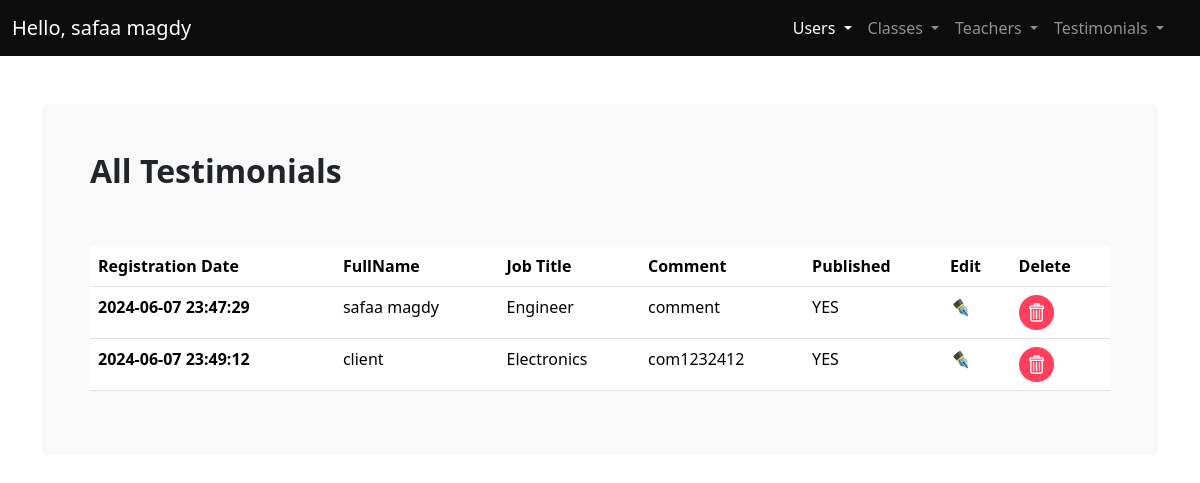
The app's page /admin/testimonials.php (signed in), older data.
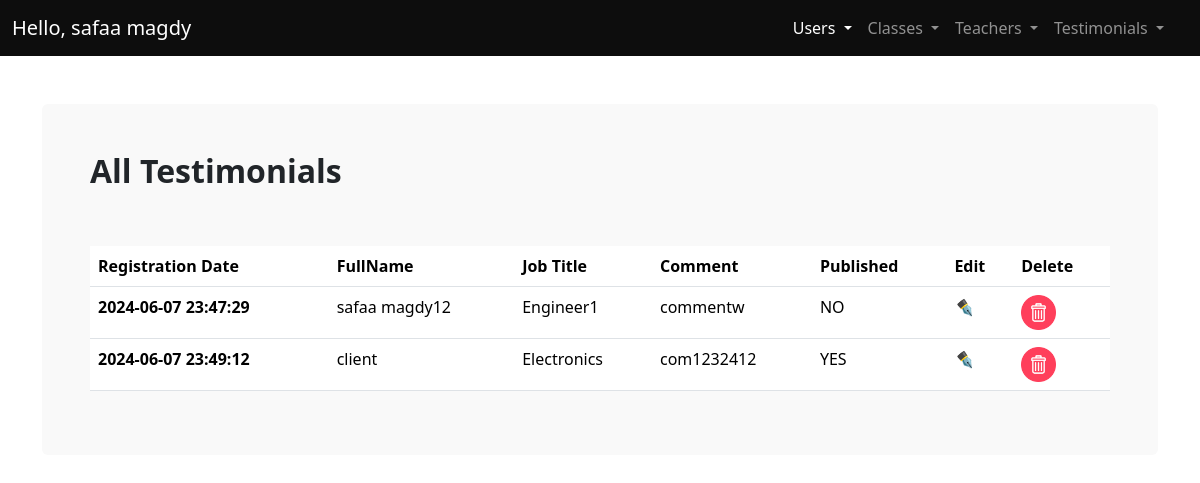
The same page, newer data.
### tables this page shows
CREATE TABLE `testimonials` (
  `id` int(11) NOT NULL,
  `fullName` varchar(200) NOT NULL,
  `jopTitle` varchar(50) NOT NULL,
  `comment` text NOT NULL,
  `published` tinyint(1) NOT NULL,
  `image` varchar(100) NOT NULL,
  `regDate` timestamp NOT NULL DEFAULT current_timestamp()
);

### admin/testimonials.php (the view, shortened to what this page needs)
<?php
require_once "includes/conn.php";
try{
  $sql = "SELECT * FROM `testimonials`";
  $stmt = $conn->prepare($sql);
  $stmt->execute([]);
  $testimonials= $stmt->fetchAll();
}catch(PDOException $e){
    $error="error".$e->getMessage();
}
?>
<!DOCTYPE html>
<html lang="en">
  <head>
    <link rel="stylesheet" href="css/main.min.css" />
    <link rel="stylesheet" href="css/styles.css" />
  </head>
  <body>
    <main>
      <?php   require_once "includes/navbar.php"; ?>
      <div class="container my-5">
        <div class="bg-light p-5 rounded">
          <h2 class="fw-bold fs-2 mb-5 pb-2">All Testimonials</h2>
          <div class="table-responsive">
          <table class="table table-hover">
            <thead>
              <tr>
                <th scope="col">Registration Date</th>
                <th scope="col">FullName</th>
                <th scope="col">Job Title</th>
                <th scope="col">Comment</th>
                <th scope="col">Published</th>
                <th scope="col">Edit</th>
                <th scope="col">Delete</th>
              </tr>
            </thead>
            <tbody>
              <?php foreach($testimonials as $testimonial) { ?>
              <tr>
                <th scope="row"><?php echo $testimonial['regDate'] ?></th>
                <td><?php echo $testimonial['fullName'] ?></td>
                <td><?php echo $testimonial['jopTitle'] ?></td>
                <td><?php echo $testimonial['comment'] ?></td>
                <td><?php echo ($testimonial['published']==1)?"YES":"NO" ?></td>
                <td><a href="edit_testimonial.php?id=<?php echo $testimonial['id'] ?>" class="text-decoration-none"><i>✒️</i></a></td>
                <td><a href="deleteTestimonial.php?id=<?php echo $testimonial['id'] ?>" class="text-decoration-none"><img src="../img/trash-bin.png" alt="" style="max-width: 35px"></a></td>
              </tr>
              <?php } ?>
            </tbody>
          </table>
        </div>
        </div>
      </div>
    </main>
  </body>
</html>

Row changes from the older to the newer data that the page shows:
changed testimonials: fullName "safaa magdy" → "safaa magdy12"; jopTitle "Engineer" → "Engineer1"; comment "comment" → "commentw"; published "YES" → "NO"
